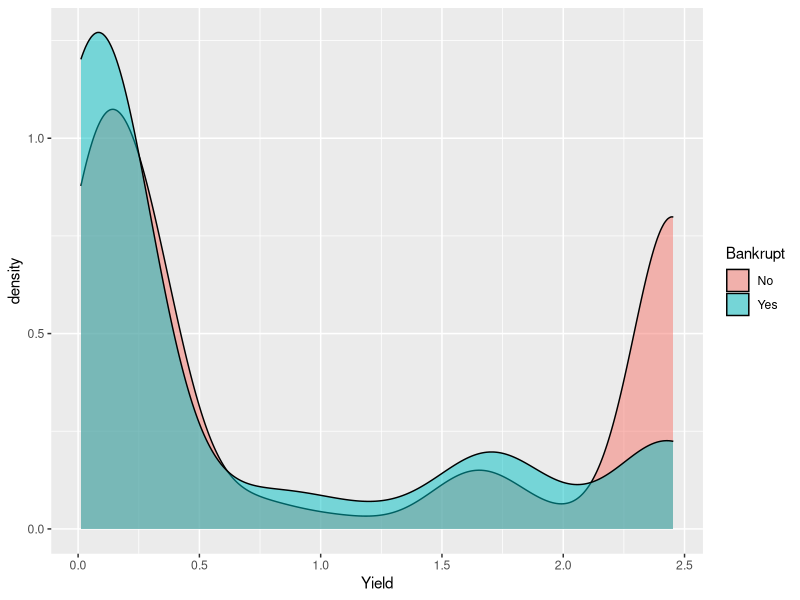
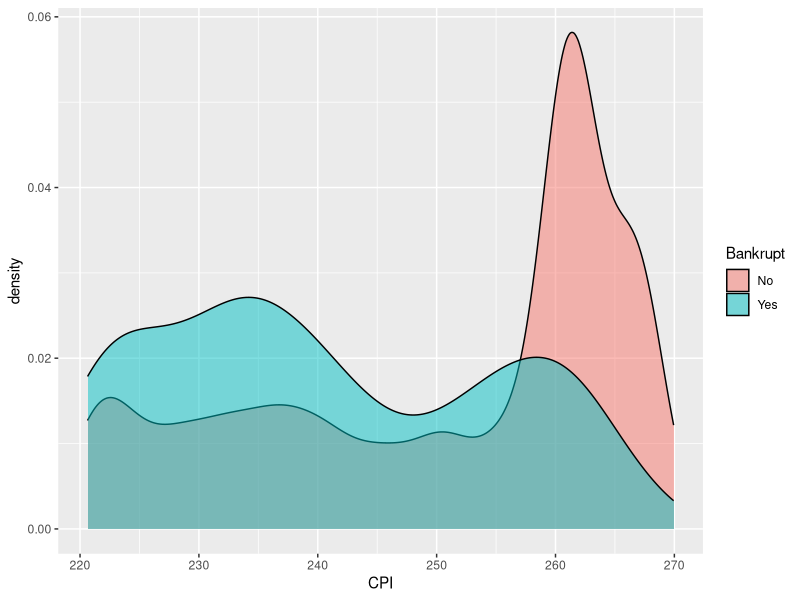
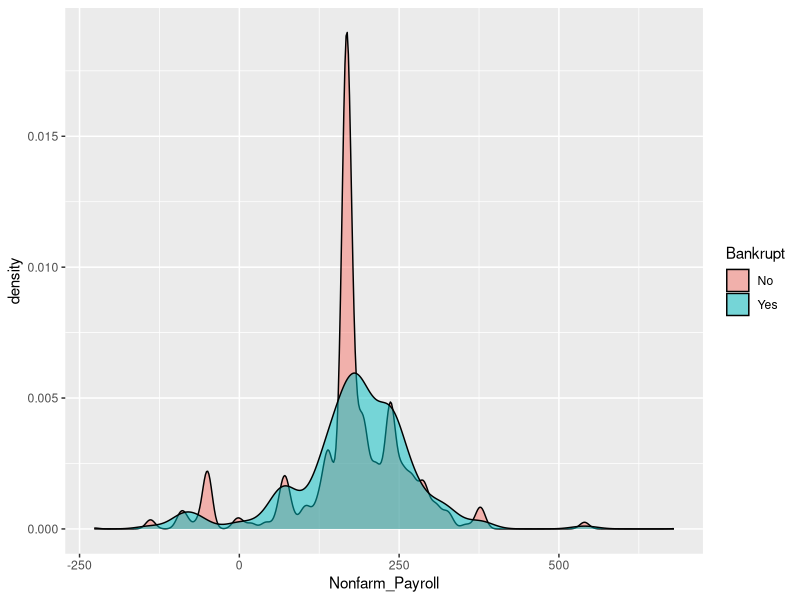
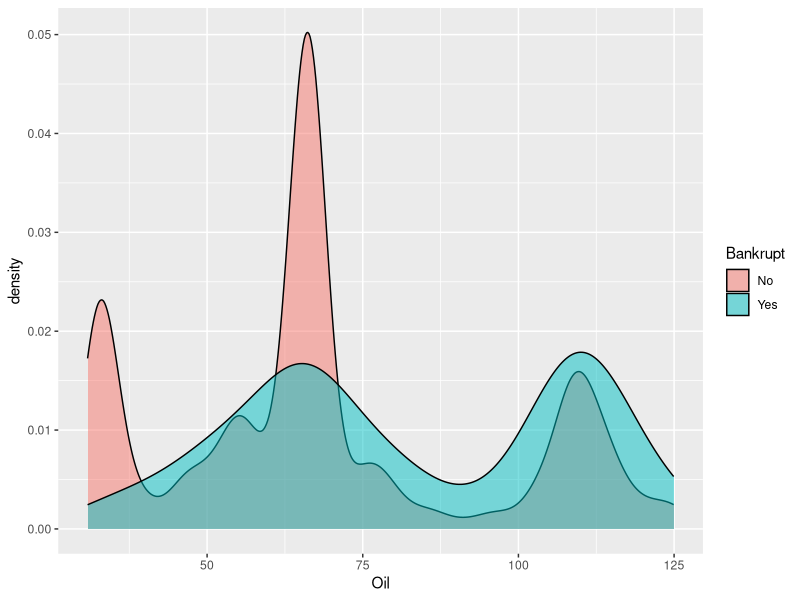
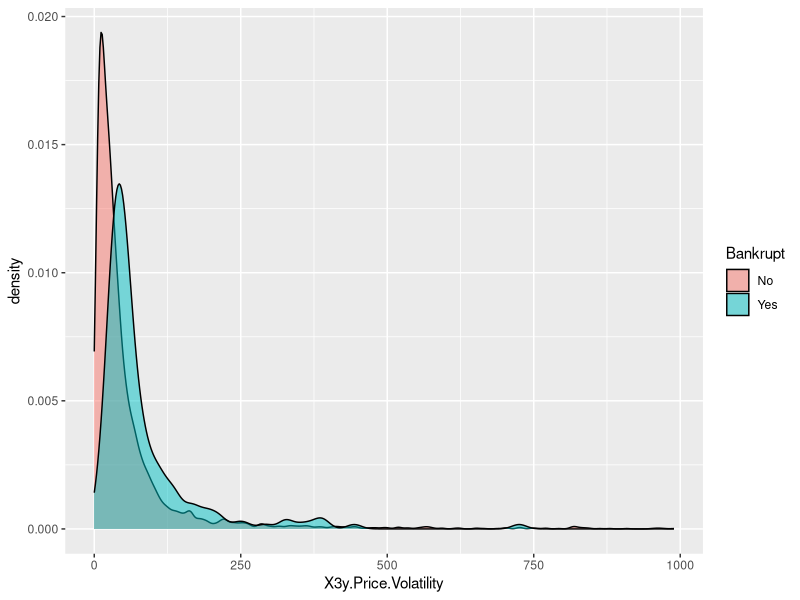

Here is the R script that generated these plots, in order:
## ---- chunk 1
knitr::opts_chunk$set(echo = TRUE)
options(tinytex.verbose = TRUE)
## ---- chunk 2
library(tidyverse)
library(corrplot)
library(ggplot2)
library(ggthemes)
## ---- chunk 3
cleaned_data <- read.csv("cleaned_data.csv")
cleaned_data$Nonfarm_Payroll <- as.numeric(cleaned_data$Nonfarm_Payroll)
## ---- chunk 4
data <- cleaned_data[,-c(1:8)]
matrix <- cor(data)
# corrplot(matrix, method="circle")
## ---- chunk 5
cleaned_data %>%
  filter(!is.na(Yield)) %>%
ggplot(aes(x = Yield, fill = Bankrupt)) +
  geom_density(alpha = 0.5)

cleaned_data %>%
  filter(!is.na(CPI)) %>%
ggplot(aes(x = CPI, fill = Bankrupt)) +
  geom_density(alpha = 0.5)

cleaned_data %>%
  filter(!is.na(Nonfarm_Payroll)) %>%
ggplot(aes(x = Nonfarm_Payroll, fill = Bankrupt)) +
  geom_density(alpha = 0.5)

cleaned_data %>%
  filter(!is.na(Oil)) %>%
ggplot(aes(x = Oil, fill = Bankrupt)) +
  geom_density(alpha = 0.5)

cleaned_data %>%
  filter(!is.na(X3y.Price.Volatility)) %>%
ggplot(aes(x = X3y.Price.Volatility, fill = Bankrupt)) +
  geom_density(alpha = 0.5)
